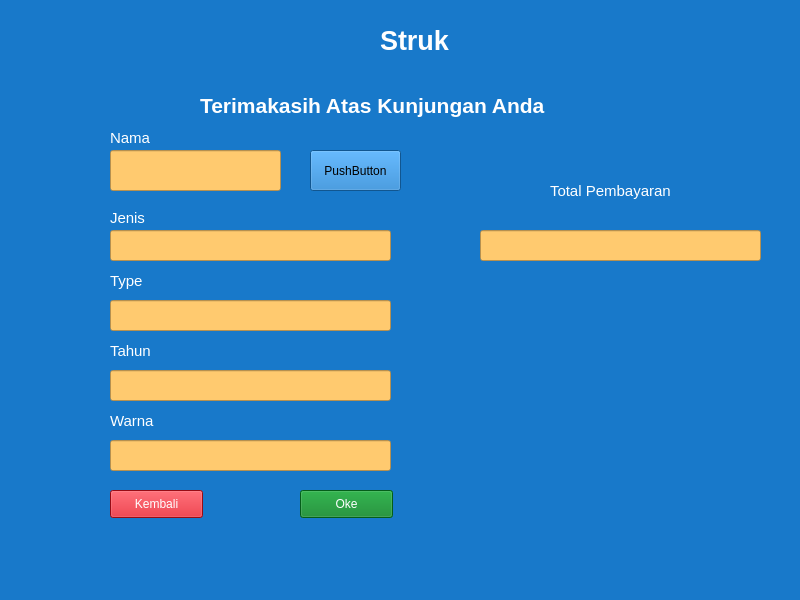
<?xml version="1.0" encoding="UTF-8"?>
<ui version="4.0">
 <class>MainWindow</class>
 <widget class="QMainWindow" name="MainWindow">
  <property name="geometry">
   <rect>
    <x>0</x>
    <y>0</y>
    <width>800</width>
    <height>600</height>
   </rect>
  </property>
  <property name="windowTitle">
   <string>MainWindow</string>
  </property>
  <property name="styleSheet">
   <string notr="true">background-color: rgb(24, 121, 202);</string>
  </property>
  <widget class="QWidget" name="centralwidget">
   <widget class="QLabel" name="label_4">
    <property name="geometry">
     <rect>
      <x>380</x>
      <y>20</y>
      <width>91</width>
      <height>41</height>
     </rect>
    </property>
    <property name="font">
     <font>
      <pointsize>20</pointsize>
      <weight>75</weight>
      <bold>true</bold>
     </font>
    </property>
    <property name="styleSheet">
     <string notr="true">color: rgb(255, 255, 255);</string>
    </property>
    <property name="text">
     <string>Struk</string>
    </property>
   </widget>
   <widget class="QLabel" name="label_5">
    <property name="geometry">
     <rect>
      <x>200</x>
      <y>90</y>
      <width>471</width>
      <height>31</height>
     </rect>
    </property>
    <property name="font">
     <font>
      <pointsize>16</pointsize>
      <weight>75</weight>
      <bold>true</bold>
     </font>
    </property>
    <property name="styleSheet">
     <string notr="true">color: rgb(255, 255, 255);</string>
    </property>
    <property name="text">
     <string>Terimakasih Atas Kunjungan Anda</string>
    </property>
   </widget>
   <widget class="QLineEdit" name="lineEdit">
    <property name="geometry">
     <rect>
      <x>110</x>
      <y>150</y>
      <width>171</width>
      <height>41</height>
     </rect>
    </property>
    <property name="styleSheet">
     <string notr="true">background-color: rgb(255, 202, 111);</string>
    </property>
   </widget>
   <widget class="QLineEdit" name="lineEdit_5">
    <property name="geometry">
     <rect>
      <x>110</x>
      <y>440</y>
      <width>281</width>
      <height>31</height>
     </rect>
    </property>
    <property name="styleSheet">
     <string notr="true">background-color: rgb(220, 220, 220);
background-color: rgb(255, 202, 111);</string>
    </property>
   </widget>
   <widget class="QLabel" name="label_9">
    <property name="geometry">
     <rect>
      <x>110</x>
      <y>410</y>
      <width>121</width>
      <height>21</height>
     </rect>
    </property>
    <property name="font">
     <font>
      <pointsize>11</pointsize>
     </font>
    </property>
    <property name="styleSheet">
     <string notr="true">color: rgb(255, 255, 255);</string>
    </property>
    <property name="text">
     <string>Warna</string>
    </property>
   </widget>
   <widget class="QLabel" name="label_7">
    <property name="geometry">
     <rect>
      <x>110</x>
      <y>270</y>
      <width>111</width>
      <height>21</height>
     </rect>
    </property>
    <property name="font">
     <font>
      <pointsize>11</pointsize>
     </font>
    </property>
    <property name="styleSheet">
     <string notr="true">color: rgb(255, 255, 255);</string>
    </property>
    <property name="text">
     <string>Type</string>
    </property>
   </widget>
   <widget class="QLabel" name="label_6">
    <property name="geometry">
     <rect>
      <x>110</x>
      <y>210</y>
      <width>111</width>
      <height>16</height>
     </rect>
    </property>
    <property name="font">
     <font>
      <pointsize>11</pointsize>
     </font>
    </property>
    <property name="styleSheet">
     <string notr="true">color: rgb(255, 255, 255);</string>
    </property>
    <property name="text">
     <string>Jenis </string>
    </property>
   </widget>
   <widget class="QLineEdit" name="lineEdit_3">
    <property name="geometry">
     <rect>
      <x>110</x>
      <y>300</y>
      <width>281</width>
      <height>31</height>
     </rect>
    </property>
    <property name="styleSheet">
     <string notr="true">background-color: rgb(220, 220, 220);
background-color: rgb(255, 202, 111);</string>
    </property>
   </widget>
   <widget class="QLabel" name="label_8">
    <property name="geometry">
     <rect>
      <x>110</x>
      <y>340</y>
      <width>121</width>
      <height>21</height>
     </rect>
    </property>
    <property name="font">
     <font>
      <pointsize>11</pointsize>
     </font>
    </property>
    <property name="styleSheet">
     <string notr="true">color: rgb(255, 255, 255);</string>
    </property>
    <property name="text">
     <string>Tahun</string>
    </property>
   </widget>
   <widget class="QLabel" name="label_10">
    <property name="geometry">
     <rect>
      <x>110</x>
      <y>130</y>
      <width>51</width>
      <height>16</height>
     </rect>
    </property>
    <property name="font">
     <font>
      <pointsize>11</pointsize>
     </font>
    </property>
    <property name="styleSheet">
     <string notr="true">color: rgb(255, 255, 255);</string>
    </property>
    <property name="text">
     <string>Nama</string>
    </property>
   </widget>
   <widget class="QLineEdit" name="lineEdit_2">
    <property name="geometry">
     <rect>
      <x>110</x>
      <y>230</y>
      <width>281</width>
      <height>31</height>
     </rect>
    </property>
    <property name="styleSheet">
     <string notr="true">background-color: rgb(255, 202, 111);</string>
    </property>
   </widget>
   <widget class="QLineEdit" name="lineEdit_4">
    <property name="geometry">
     <rect>
      <x>110</x>
      <y>370</y>
      <width>281</width>
      <height>31</height>
     </rect>
    </property>
    <property name="styleSheet">
     <string notr="true">background-color: rgb(220, 220, 220);
background-color: rgb(255, 202, 111);</string>
    </property>
   </widget>
   <widget class="QLineEdit" name="lineEdit_6">
    <property name="geometry">
     <rect>
      <x>480</x>
      <y>230</y>
      <width>281</width>
      <height>31</height>
     </rect>
    </property>
    <property name="styleSheet">
     <string notr="true">background-color: rgb(220, 220, 220);
background-color: rgb(255, 202, 111);</string>
    </property>
   </widget>
   <widget class="QLabel" name="label_11">
    <property name="geometry">
     <rect>
      <x>550</x>
      <y>180</y>
      <width>151</width>
      <height>21</height>
     </rect>
    </property>
    <property name="font">
     <font>
      <pointsize>11</pointsize>
     </font>
    </property>
    <property name="styleSheet">
     <string notr="true">color: rgb(255, 255, 255);</string>
    </property>
    <property name="text">
     <string>Total Pembayaran</string>
    </property>
   </widget>
   <widget class="QPushButton" name="pushButton_2">
    <property name="geometry">
     <rect>
      <x>300</x>
      <y>490</y>
      <width>93</width>
      <height>28</height>
     </rect>
    </property>
    <property name="styleSheet">
     <string notr="true">background-color: rgb(22, 22, 22);
color: rgb(255, 255, 255);
background-color: rgb(6, 131, 35);</string>
    </property>
    <property name="text">
     <string>Oke</string>
    </property>
   </widget>
   <widget class="QPushButton" name="pushButton">
    <property name="geometry">
     <rect>
      <x>310</x>
      <y>150</y>
      <width>91</width>
      <height>41</height>
     </rect>
    </property>
    <property name="text">
     <string>PushButton</string>
    </property>
   </widget>
   <widget class="QPushButton" name="pushButton_3">
    <property name="geometry">
     <rect>
      <x>110</x>
      <y>490</y>
      <width>93</width>
      <height>28</height>
     </rect>
    </property>
    <property name="styleSheet">
     <string notr="true">color: rgb(255, 255, 255);
background-color: rgb(212, 17, 30);</string>
    </property>
    <property name="text">
     <string>Kembali</string>
    </property>
   </widget>
  </widget>
  <widget class="QMenuBar" name="menubar">
   <property name="geometry">
    <rect>
     <x>0</x>
     <y>0</y>
     <width>800</width>
     <height>26</height>
    </rect>
   </property>
  </widget>
  <widget class="QStatusBar" name="statusbar"/>
 </widget>
 <resources/>
 <connections/>
</ui>
